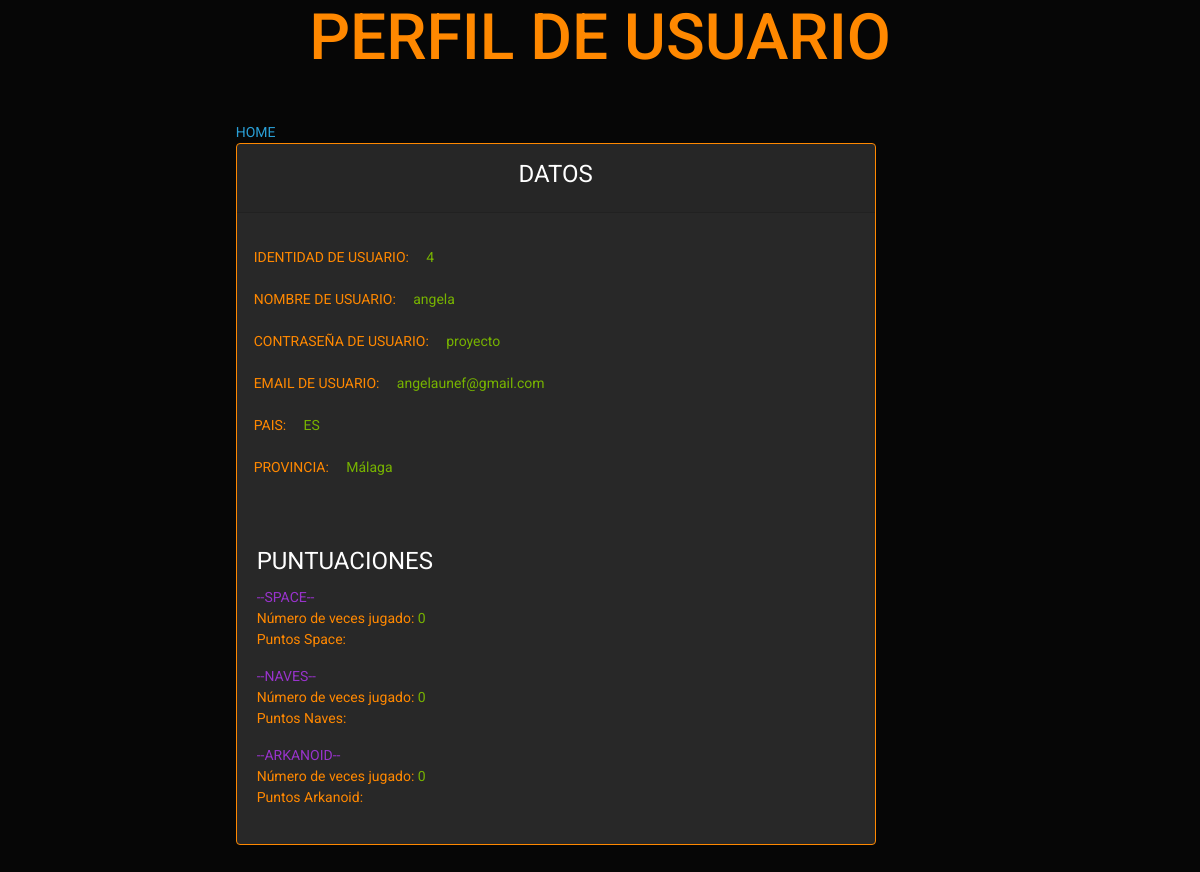
The page /admin/verusuario/4 on the database its author committed.
### models.py (models this page shows, shortened)
class Usuarios ( db.Base, UserMixin ) :
	__tablename__ = 'registro'
	__table_args__ = {'sqlite_autoincrement' : True}
	id = Column ( Integer, primary_key = True )
	usuario = Column ( String, nullable = False )
	password = Column ( String, nullable = False )
	email = Column ( String, nullable = False )
	pais = Column ( String )
	provincia = Column ( String )
	administrador = Column ( Boolean, nullable = False )
	puntuacion_space = relationship ( "PuntuacionSpace", back_populates = "id_usuario", cascade = "all, delete-orphan" )
	puntuacion_naves = relationship ( "PuntuacionNaves", back_populates = "id_usuario", cascade = "all, delete-orphan" )
	puntuacion_arkanoid = relationship ( "PuntuacionArkanoid", back_populates = "id_usuario",
	                                     cascade = "all, delete-orphan" )

### main.py (the view)
@app.route("/admin/verusuario/<int:id>")
def ver_usuario(id):
	perfil = db.session.query(Usuarios).filter_by(id = id).first()
	lista_spa=models.lista_puntajes_spa(id)
	veces_spa = len(lista_spa)
	lista_nav=models.lista_puntajes_nav(id)
	veces_nav = len(lista_nav)
	lista_ark=models.lista_puntajes_ark(id)
	veces_ark = len(lista_ark)
	return render_template("/admin/verusuario.html", perfil = perfil,
	                       lista_spa = lista_spa,veces_spa=veces_spa,
	                       lista_nav = lista_nav,veces_nav = veces_nav,
	                       lista_ark = lista_ark,veces_ark = veces_ark)

### models.py (called while the page is built)
def lista_puntajes_spa(id):
	listarspa = db.session.query(PuntuacionSpace).filter_by(usuario_id = id).order_by(PuntuacionSpace.puntos.desc()).all()
	for puntos in listarspa:
		print(puntos.puntos)
	return listarspa

def lista_puntajes_nav(id):
	listarnav = db.session.query(PuntuacionNaves).filter_by(usuario_id = id).order_by(PuntuacionNaves.puntos.desc()).all()
	for puntos in listarnav:
		print(puntos.puntos)
	return listarnav

def lista_puntajes_ark(id):
	listarark = db.session.query(PuntuacionArkanoid).filter_by(usuario_id = id).order_by(PuntuacionArkanoid.puntos.desc()).all()
	for puntos in listarark:
		print(puntos.puntos)
	return listarark

### templates/admin/verusuario.html (shortened to what this page needs)
<!DOCTYPE html>
<html lang="en">
<head>
    <link rel = 'stylesheet' href="{{url_for('static', filename='main.css') }}">
    <link href="https://cdn.jsdelivr.net/npm/bootstrap@5.3.0/dist/css/bootstrap.min.css" rel="stylesheet">
    <link rel="stylesheet" href="https://cdn.jsdelivr.net/npm/bootswatch@4.5.2/dist/cyborg/bootstrap.min.css">
</head>
<body>
<h1 class="text-center text-warning">
    PERFIL DE USUARIO</h1>
<main class="container p-3">
        <div class="row">
            <div class="col-md-9 offset-md-2 my-auto">
                <br>
            <a href="/index"> HOME</a>
                <br>
                <div class="card  text-warning border-warning mb-3" style="max-width: 40rem;">
                        <div class="card-header text-center">
                            <fieldset>
                                <legend>DATOS</legend>
                            </fieldset>
                        </div>
                        <div class="card-body">
                                <div class="form-group">
                                    <div class="form-group row">
                                        <label  class="col-sm-0 col-form-label ">IDENTIDAD DE USUARIO: &nbsp &nbsp
                                        <label class="col-sm-0 col-form-label text-success">{{perfil.id}}</label>
                                        <br>
                                        <label  class="col-sm-0 col-form-label ">NOMBRE DE USUARIO: &nbsp &nbsp
                                        <label class="col-sm-0 col-form-label text-success">{{perfil.usuario}}</label>
                                        <br>
                                        <label  class="col-sm-0 col-form-label ">CONTRASEÑA DE USUARIO: &nbsp &nbsp
                                        <label class="col-sm-0 col-form-label text-success">{{perfil.password}}</label>
                                        <br>
                                        <label  class="col-sm-0 col-form-label ">EMAIL DE USUARIO: &nbsp &nbsp
                                        <label class="col-sm-0 col-form-label text-success">{{perfil.email}}</label>
                                        <br>
                                        <label  class="col-sm-0 col-form-label ">PAIS: &nbsp &nbsp
                                        <label class="col-sm-0 col-form-label text-success">{{perfil.pais}}</label>
                                        <br>
                                        <label  class="col-sm-0 col-form-label ">PROVINCIA: &nbsp &nbsp
                                        <label class="col-sm-0 col-form-label text-success">{{perfil.provincia}}</label>
                                        <br>
                                        </div>
                                        <fieldset>
                                            <legend>PUNTUACIONES</legend>
                                        </fieldset>
                                        <a class="text-info"> --SPACE--</a>
                                            <br>
                                            Número de veces jugado: <a class="text-success"> {{veces_spa}}</a>
                                            <br>
                                            Puntos Space:
                                            <a class="text-info"> --NAVES--</a>
                                            <br>
                                            Número de veces jugado: <a class="text-success"> {{veces_nav}}</a>
                                            <br>
                                            Puntos Naves:
                                            <a class="text-info"> --ARKANOID--</a>
                                            <br>
                                            Número de veces jugado: <a class="text-success"> {{veces_ark}}</a>
                                            <br>
                                            Puntos Arkanoid:
</body>
</html>

### static/main.css (style rules this page uses)
body { background: green; text: orange }

### rows shown on the page
Usuarios: id "4", usuario "angela", password "proyecto", email "angelaunef@gmail.com", pais "ES", provincia "Málaga"

### other values the page prints
{{ veces_spa }} "0"
{{ veces_nav }} "0"
{{ veces_ark }} "0"
